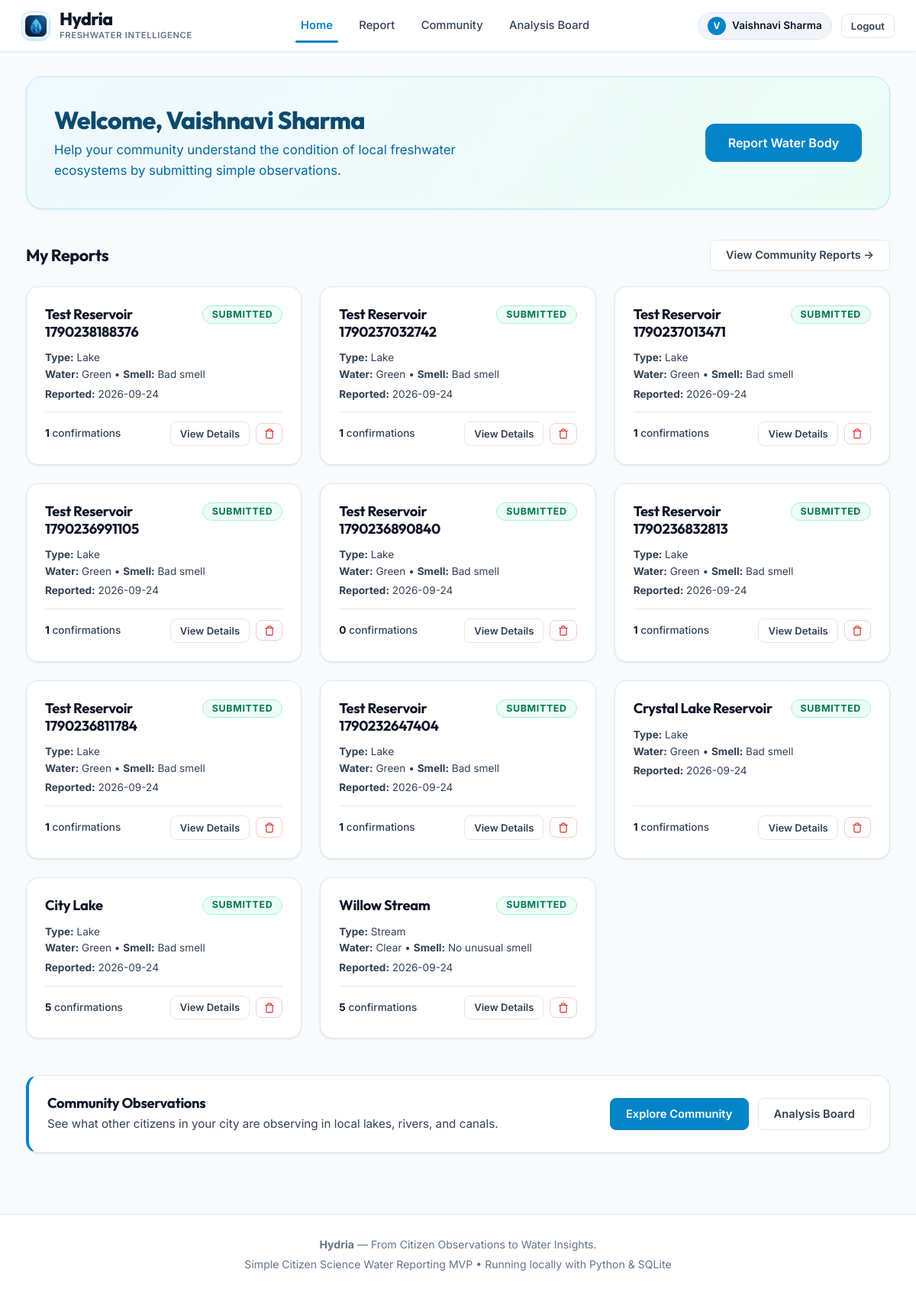
/dashboard (signed in), run on an earlier commit of the app's database.
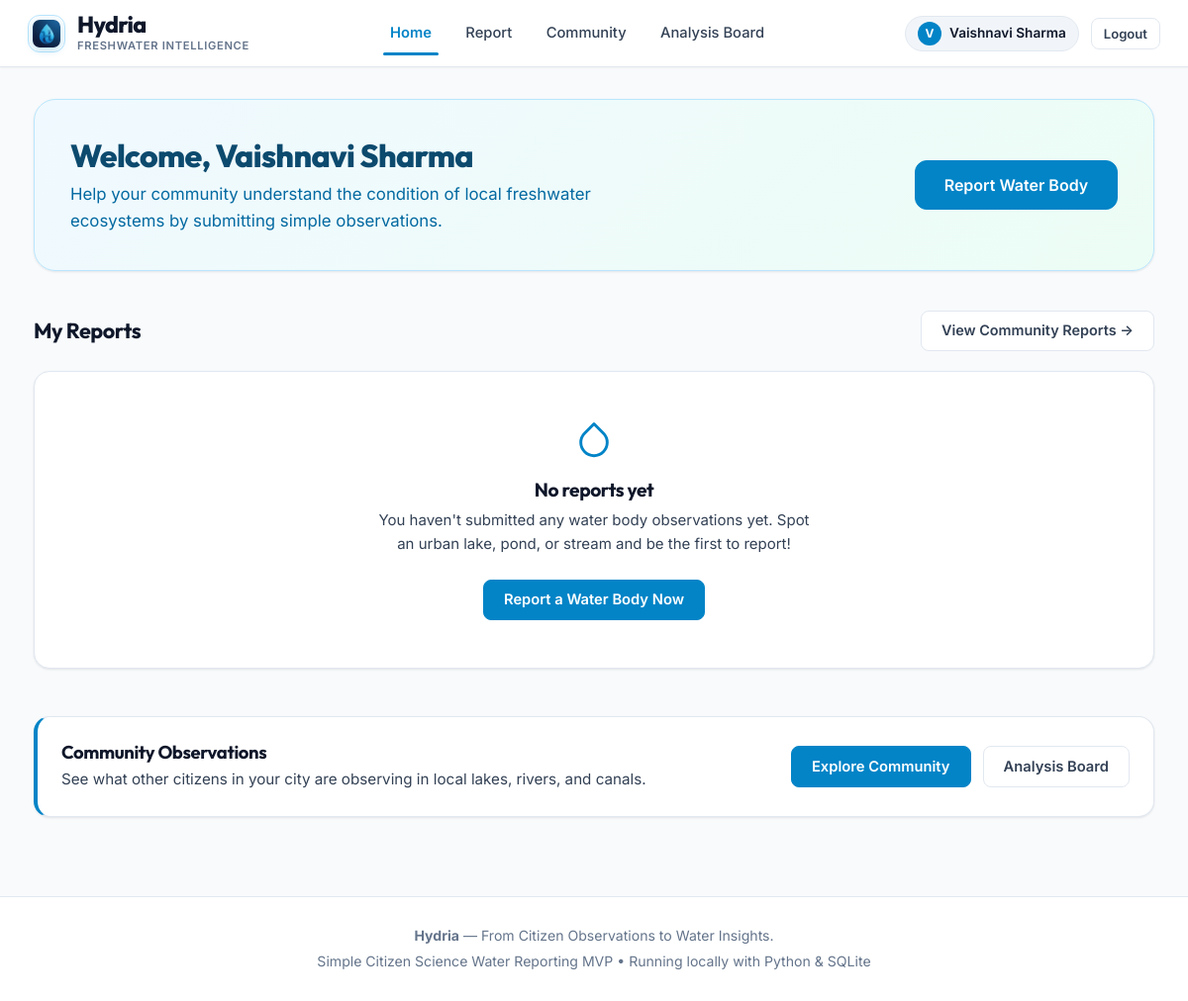
And on a later commit of the database.
### tables this page shows
CREATE TABLE reports (
        id INTEGER PRIMARY KEY AUTOINCREMENT,
        user_id INTEGER NOT NULL,
        water_body_name TEXT,
        water_body_type TEXT NOT NULL,
        latitude REAL NOT NULL,
        longitude REAL NOT NULL,
        water_colour TEXT NOT NULL,
        smell TEXT NOT NULL,
        algae TEXT NOT NULL,
        visible_waste TEXT NOT NULL,
        water_appearance TEXT NOT NULL,
        dead_fish TEXT DEFAULT 'No',
        additional_observation TEXT,
        image_path TEXT NOT NULL,
        image_hash TEXT NOT NULL,
        status TEXT NOT NULL CHECK(status IN ('Not Watched', 'In Process', 'Submitted')),
        is_demo INTEGER DEFAULT 0,
        created_at TIMESTAMP DEFAULT CURRENT_TIMESTAMP,
        updated_at TIMESTAMP DEFAULT CURRENT_TIMESTAMP,
        FOREIGN KEY (user_id) REFERENCES users(id) ON DELETE CASCADE
    );

### app.py (the view)
@app.route('/dashboard')
@login_required
def dashboard():
    user_id = session['user_id']
    my_reports = database.get_reports_by_user(user_id)
    return render_template('dashboard.html', reports=my_reports)

### app.py (called while the page is built)
def login_required(f):
    @wraps(f)
    def decorated_function(*args, **kwargs):
        if 'user_id' not in session:
            flash("Please log in to continue.", "info")
            return redirect(url_for('login', next=request.path))
        return f(*args, **kwargs)
    return decorated_function

@app.context_processor
def inject_user():
    user = None
    if 'user_id' in session:
        user = {
            'id': session['user_id'],
            'name': session.get('user_name', 'Citizen Monitor'),
            'email': session.get('user_email', '')
        }
    return dict(current_user=user)

### database.py (called while the page is built)
def get_db_connection():
    conn = sqlite3.connect(DATABASE_PATH)
    conn.row_factory = sqlite3.Row
    conn.execute("PRAGMA foreign_keys = ON")
    return conn

def get_reports_by_user(user_id):
    conn = get_db_connection()
    query = """
        SELECT r.*,
               (SELECT COUNT(*) FROM votes v WHERE v.report_id = r.id) AS vote_count
        FROM reports r
        WHERE r.user_id = ?
        ORDER BY r.created_at DESC
    """
    reports = conn.execute(query, (user_id,)).fetchall()
    conn.close()
    return reports

### templates/dashboard.html (shortened to what the changed rows need)
{% extends "base.html" %}
{% block content %}
<section class="dashboard-hero">
    <div class="dashboard-hero-text">
        <h1>Welcome, {{ current_user.name }}</h1>
    </div>
</section>
<section style="margin-bottom: 3rem;">
    <div class="section-title-bar">
        <h2 class="section-title">My Reports</h2>
    </div>
    {% if reports %}
        <div class="reports-grid">
            {% for r in reports %}
                <div class="card" style="display: flex; flex-direction: column; justify-content: space-between;">
                    <div>
                        <div style="display: flex; align-items: flex-start; justify-content: space-between; gap: 0.5rem; margin-bottom: 0.75rem;">
                            <h3 style="font-size: 1.15rem; font-weight: 700; color: var(--text-primary);">
                                {{ r.water_body_name or "Unnamed " ~ r.water_body_type }}
                            </h3>
                            {% if r.status == 'Submitted' %}
                                <span class="badge badge-submitted">{{ r.status }}</span>
                            {% elif r.status == 'In Process' %}
                                <span class="badge badge-in-process">{{ r.status }}</span>
                            {% else %}
                                <span class="badge badge-not-watched">{{ r.status }}</span>
                            {% endif %}
                        </div>
                        <div style="font-size: 0.85rem; color: var(--text-secondary); margin-bottom: 0.75rem;">
                            <div><strong>Type:</strong> {{ r.water_body_type }}</div>
                            <div><strong>Water:</strong> {{ r.water_colour }} &bull; <strong>Smell:</strong> {{ r.smell }}</div>
                            <div style="margin-top: 0.25rem;"><strong>Reported:</strong> {{ r.created_at[:10] }}</div>
                        </div>
                    </div>
                    <div style="display: flex; align-items: center; justify-content: space-between; padding-top: 0.75rem; border-top: 1px solid var(--border-color); font-size: 0.85rem;">
                        <span style="color: var(--text-secondary); font-weight: 500;">
                            <strong style="color: var(--text-primary);">{{ r.vote_count }}</strong> confirmations
                        </span>
                        <div style="display: flex; align-items: center; gap: 0.5rem;">
                            <a href="{{ url_for('report_detail', report_id=r.id) }}" class="btn btn-secondary btn-sm">
                                View Details
                            </a>
                            <form action="{{ url_for('delete_report_route', report_id=r.id) }}" method="POST"
                                  onsubmit="return confirm('Are you sure you want to delete this report for {{ r.water_body_name or r.water_body_type }}?');" style="margin: 0;">
                                <button type="submit" class="btn btn-danger-outline btn-sm" title="Delete this report" style="padding: 0.35rem 0.6rem; display: inline-flex; align-items: center;">
                                    <svg width="14" height="14" viewBox="0 0 24 24" fill="none" stroke="currentColor" stroke-width="2" stroke-linecap="round" stroke-linejoin="round">
                                        <polyline points="3 6 5 6 21 6"/>
                                        <path d="M19 6v14a2 2 0 0 1-2 2H7a2 2 0 0 1-2-2V6m3 0V4a2 2 0 0 1 2-2h4a2 2 0 0 1 2 2v2"/>
                                    </svg>
                                </button>
                            </form>
                        </div>
                    </div>
                </div>
            {% endfor %}
        </div>
    {% else %}
        <div class="card" style="text-align: center; padding: 3rem 1.5rem;">
            <div style="margin-bottom: 0.75rem; color: var(--primary);">
                <svg width="40" height="40" viewBox="0 0 24 24" fill="none" stroke="currentColor" stroke-width="1.75" stroke-linecap="round" stroke-linejoin="round">
                    <path d="M12 2.69l5.66 5.66a8 8 0 1 1-11.31 0z"/>
                </svg>
            </div>
            <h3 style="font-size: 1.2rem; font-weight: 700; margin-bottom: 0.4rem;">No reports yet</h3>
            <p style="color: var(--text-secondary); max-width: 450px; margin: 0 auto 1.5rem;">
                You haven't submitted any water body observations yet. Spot an urban lake, pond, or stream and be the first to report!
            </p>
            <a href="{{ url_for('report_page') }}" class="btn btn-primary">
                Report a Water Body Now
            </a>
        </div>
    {% endif %}
</section>
{% endblock %}

What changed in the data, as far as the page shows it:
removed reports: water_body_name "Test Reservoir 1790238188376", status "SUBMITTED", water_body_type "Lake", water_colour "Green", smell "Bad smell", created_at "2026-09-24", vote_count "1"
removed reports: water_body_name "Test Reservoir 1790237032742", status "SUBMITTED", water_body_type "Lake", water_colour "Green", smell "Bad smell", created_at "2026-09-24", vote_count "1"
removed reports: water_body_name "Test Reservoir 1790237013471", status "SUBMITTED", water_body_type "Lake", water_colour "Green", smell "Bad smell", created_at "2026-09-24", vote_count "1"
removed reports: water_body_name "Test Reservoir 1790236991105", status "SUBMITTED", water_body_type "Lake", water_colour "Green", smell "Bad smell", created_at "2026-09-24", vote_count "1"
removed reports: water_body_name "Test Reservoir 1790236890840", status "SUBMITTED", water_body_type "Lake", water_colour "Green", smell "Bad smell", created_at "2026-09-24", vote_count "0"
removed reports: water_body_name "Test Reservoir 1790236832813", status "SUBMITTED", water_body_type "Lake", water_colour "Green", smell "Bad smell", created_at "2026-09-24", vote_count "1"
removed reports: water_body_name "Test Reservoir 1790236811784", status "SUBMITTED", water_body_type "Lake", water_colour "Green", smell "Bad smell", created_at "2026-09-24", vote_count "1"
removed reports: water_body_name "Test Reservoir 1790232647404", status "SUBMITTED", water_body_type "Lake", water_colour "Green", smell "Bad smell", created_at "2026-09-24", vote_count "1"
removed reports: water_body_name "Crystal Lake Reservoir", status "SUBMITTED", water_body_type "Lake", water_colour "Green", smell "Bad smell", created_at "2026-09-24", vote_count "1"
removed reports: water_body_name "City Lake", status "SUBMITTED", water_body_type "Lake", water_colour "Green", smell "Bad smell", created_at "2026-09-24", vote_count "5"
removed reports: water_body_name "Willow Stream", status "SUBMITTED", water_body_type "Stream", water_colour "Clear", smell "No unusual smell", created_at "2026-09-24", vote_count "5"
Also different on the page:
text now shown: "No reports yet You haven't submitted any water body observations yet. Spot an urban lake, pond, or stream and be the first to report! Report a Water Body Now"
